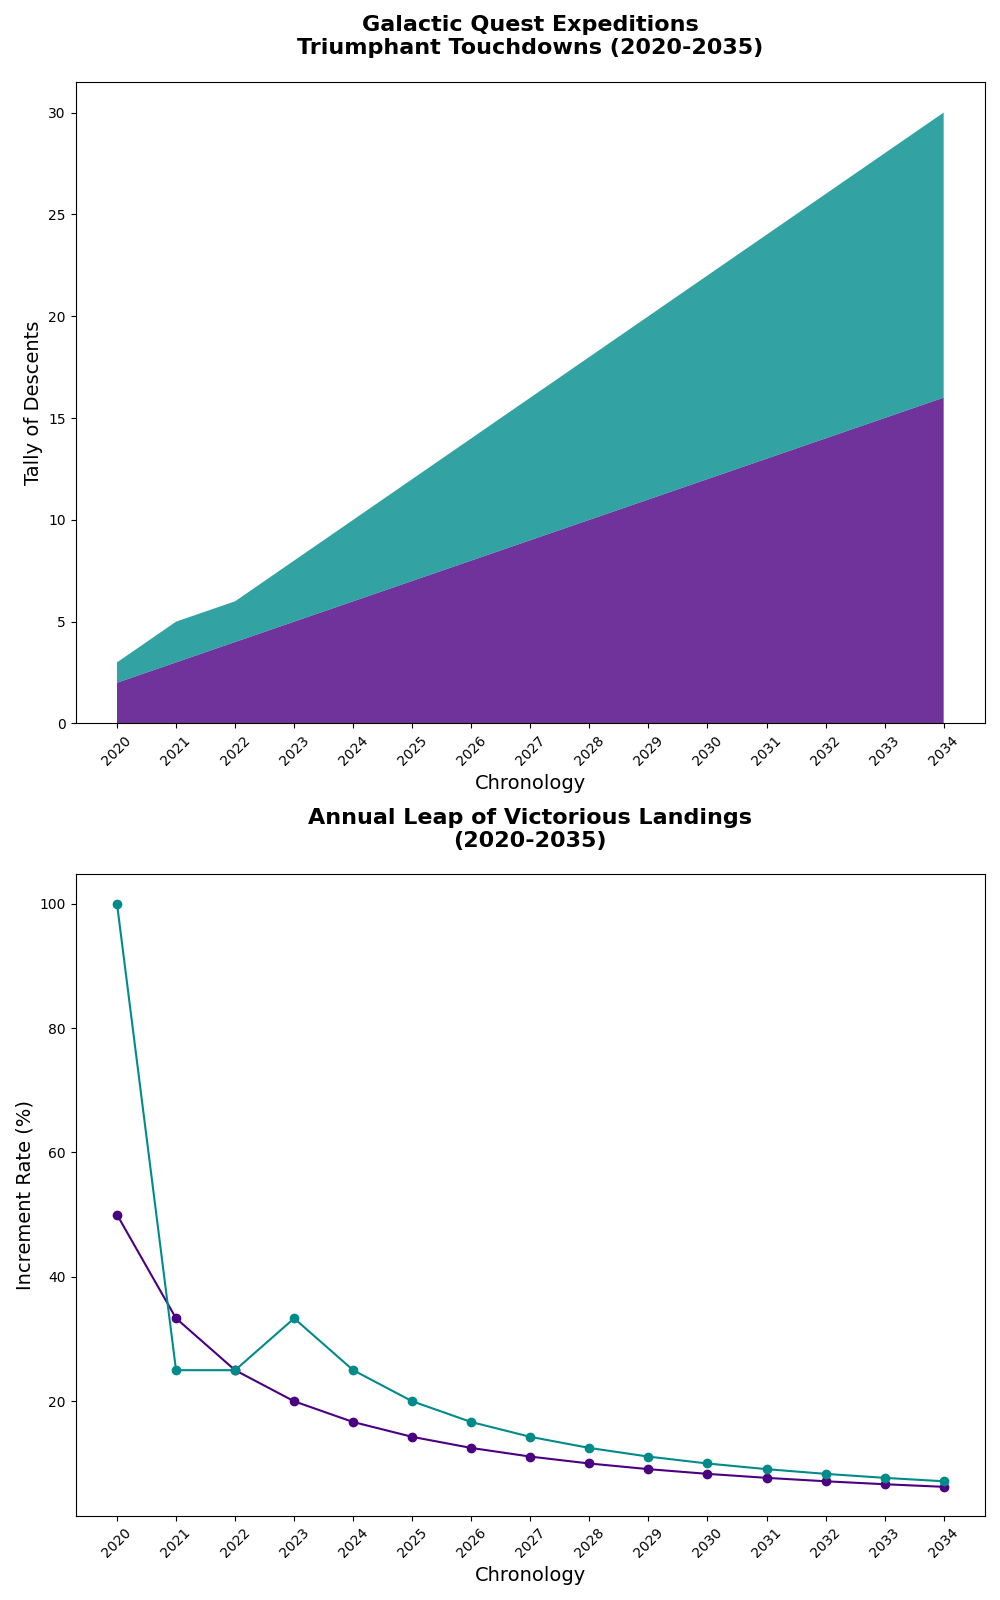

Source code (Python):
import matplotlib.pyplot as plt
import numpy as np

years = np.arange(2020, 2035)

moon_landings = np.array([2, 3, 4, 5, 6, 7, 8, 9, 10, 11, 12, 13, 14, 15, 16])
mars_landings = np.array([1, 2, 2, 3, 4, 5, 6, 7, 8, 9, 10, 11, 12, 13, 14])

fig, (ax1, ax2) = plt.subplots(2, 1, figsize=(10, 16))

new_colors = ['#4B0082', '#008B8B']

ax1.stackplot(years, moon_landings, mars_landings, 
              colors=new_colors, alpha=0.8)
ax1.set_title("Galactic Quest Expeditions\nTriumphant Touchdowns (2020-2035)", fontsize=16, fontweight='bold', pad=20)
ax1.set_xlabel("Chronology", fontsize=14)
ax1.set_ylabel("Tally of Descents", fontsize=14)
ax1.set_xticks(years[::1])
ax1.tick_params(axis='x', rotation=45)

moon_growth_rate = np.gradient(moon_landings) / moon_landings * 100
mars_growth_rate = np.gradient(mars_landings) / mars_landings * 100

ax2.plot(years, moon_growth_rate, color=new_colors[0], marker='o')
ax2.plot(years, mars_growth_rate, color=new_colors[1], marker='o')
ax2.set_title("Annual Leap of Victorious Landings\n(2020-2035)", fontsize=16, fontweight='bold', pad=20)
ax2.set_xlabel("Chronology", fontsize=14)
ax2.set_ylabel("Increment Rate (%)", fontsize=14)
ax2.set_xticks(years[::1])
ax2.tick_params(axis='x', rotation=45)

plt.tight_layout()
plt.show()
